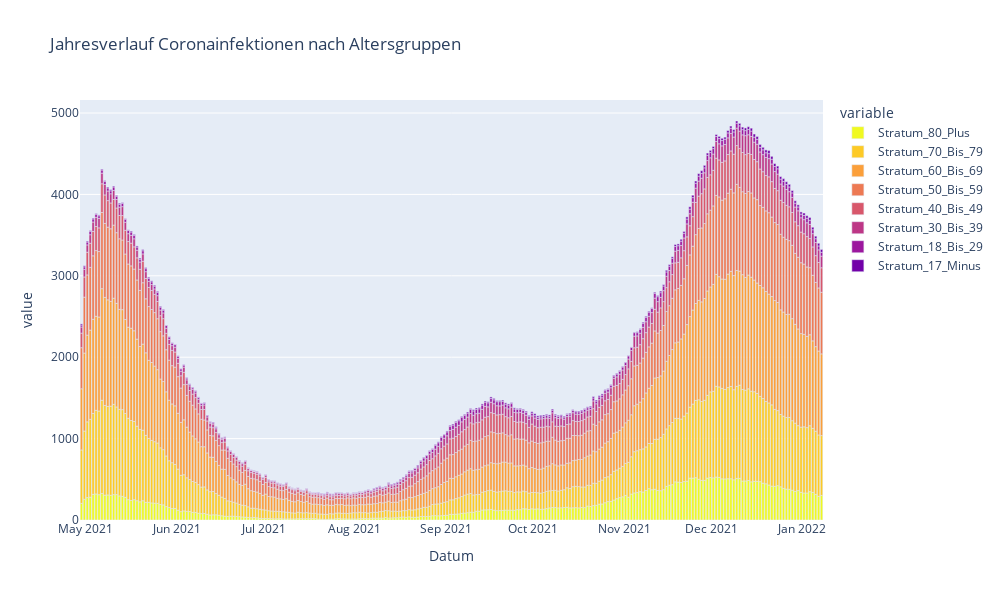
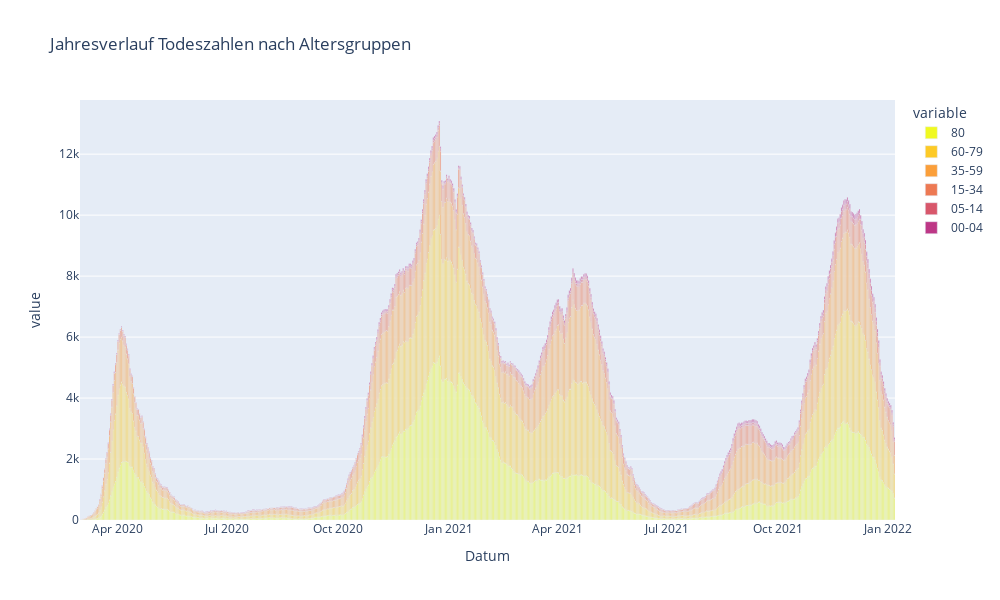
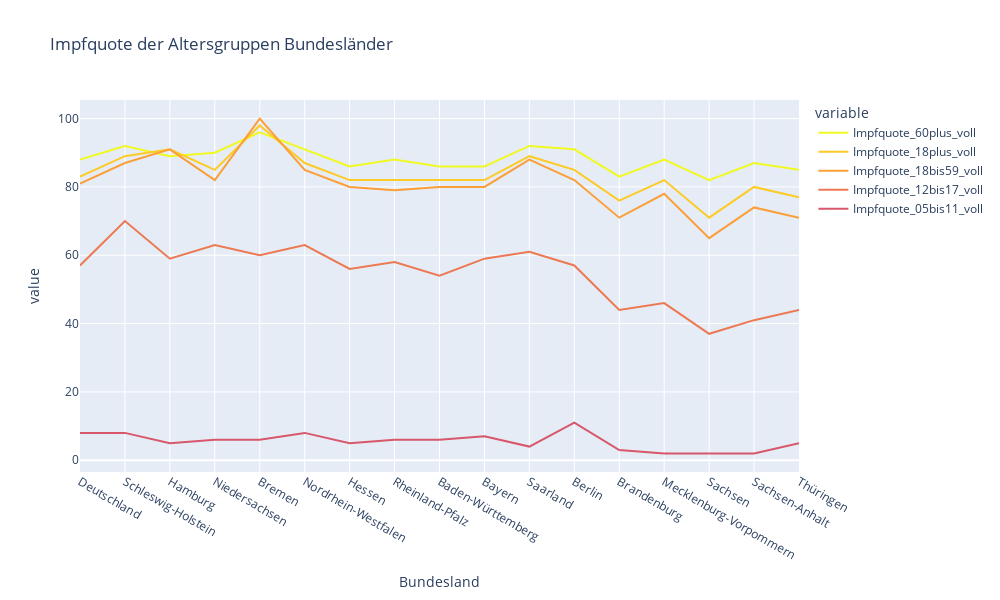

Notebook source saved alongside these figures, in order:
### Code cell
#Corona allgemein Deutschland 

#Jahresverlauf Corona
fig1 = px.bar(de_altersstruktur_data, x="Datum", y=['Stratum_80_Plus', 'Stratum_70_Bis_79', 'Stratum_60_Bis_69', 'Stratum_50_Bis_59', 'Stratum_40_Bis_49', 'Stratum_30_Bis_39', 'Stratum_18_Bis_29', 'Stratum_17_Minus'], 
                color_discrete_sequence= px.colors.sequential.Plasma_r,
                title="Jahresverlauf Coronainfektionen nach Altersgruppen", height=600, width=1000)
fig1.show()

#Jahresverlauf Todeszahlen
fig2 = px.bar(de_hospi_data, x="Datum", y=['80', '60-79', '35-59', '15-34', '05-14', '00-04'], 
                color_discrete_sequence= px.colors.sequential.Plasma_r,
                title="Jahresverlauf Todeszahlen nach Altersgruppen", height=600, width=1000)
fig2.show()

#Impfquote Bundesländer
fig3 = px.line(bl_impfungen_data, x="Bundesland", y=['Impfquote_60plus_voll', 'Impfquote_18plus_voll', 'Impfquote_18bis59_voll', 'Impfquote_12bis17_voll', 'Impfquote_05bis11_voll'], 
                color_discrete_sequence= px.colors.sequential.Plasma_r,
                title="Impfquote der Altersgruppen Bundesländer", height=600, width=1000)
fig3.show()

### Figure 1 — Plotly figure (JSON) as saved in the notebook; plotly's stock layout.template omitted (floating-point values rounded to 4 significant figures; data arrays with more than 128 entries replaced by an {"elided": "..."} marker saying what was removed)
{"data": [{"alignmentgroup": "True", "hovertemplate": "variable=Stratum_80_Plus<br>Datum=%{x}<br>value=%{y}<extra></extra>", "legendgroup": "Stratum_80_Plus", "marker": {"color": "#f0f921", "pattern": {"shape": ""}}, "name": "Stratum_80_Plus", "offsetgroup": "Stratum_80_Plus", "orientation": "v", "showlegend": true, "textposition": "auto", "type": "bar", "x": {"elided": "254 str values"}, "xaxis": "x", "y": {"elided": "254 int values"}, "yaxis": "y"}, {"alignmentgroup": "True", "hovertemplate": "variable=Stratum_70_Bis_79<br>Datum=%{x}<br>value=%{y}<extra></extra>", "legendgroup": "Stratum_70_Bis_79", "marker": {"color": "#fdca26", "pattern": {"shape": ""}}, "name": "Stratum_70_Bis_79", "offsetgroup": "Stratum_70_Bis_79", "orientation": "v", "showlegend": true, "textposition": "auto", "type": "bar", "x": {"elided": "254 str values"}, "xaxis": "x", "y": {"elided": "254 int values"}, "yaxis": "y"}, {"alignmentgroup": "True", "hovertemplate": "variable=Stratum_60_Bis_69<br>Datum=%{x}<br>value=%{y}<extra></extra>", "legendgroup": "Stratum_60_Bis_69", "marker": {"color": "#fb9f3a", "pattern": {"shape": ""}}, "name": "Stratum_60_Bis_69", "offsetgroup": "Stratum_60_Bis_69", "orientation": "v", "showlegend": true, "textposition": "auto", "type": "bar", "x": {"elided": "254 str values"}, "xaxis": "x", "y": {"elided": "254 int values"}, "yaxis": "y"}, {"alignmentgroup": "True", "hovertemplate": "variable=Stratum_50_Bis_59<br>Datum=%{x}<br>value=%{y}<extra></extra>", "legendgroup": "Stratum_50_Bis_59", "marker": {"color": "#ed7953", "pattern": {"shape": ""}}, "name": "Stratum_50_Bis_59", "offsetgroup": "Stratum_50_Bis_59", "orientation": "v", "showlegend": true, "textposition": "auto", "type": "bar", "x": {"elided": "254 str values"}, "xaxis": "x", "y": {"elided": "254 int values"}, "yaxis": "y"}, {"alignmentgroup": "True", "hovertemplate": "variable=Stratum_40_Bis_49<br>Datum=%{x}<br>value=%{y}<extra></extra>", "legendgroup": "Stratum_40_Bis_49", "marker": {"color": "#d8576b", "pattern": {"shape": ""}}, "name": "Stratum_40_Bis_49", "offsetgroup": "Stratum_40_Bis_49", "orientation": "v", "showlegend": true, "textposition": "auto", "type": "bar", "x": {"elided": "254 str values"}, "xaxis": "x", "y": {"elided": "254 int values"}, "yaxis": "y"}, {"alignmentgroup": "True", "hovertemplate": "variable=Stratum_30_Bis_39<br>Datum=%{x}<br>value=%{y}<extra></extra>", "legendgroup": "Stratum_30_Bis_39", "marker": {"color": "#bd3786", "pattern": {"shape": ""}}, "name": "Stratum_30_Bis_39", "offsetgroup": "Stratum_30_Bis_39", "orientation": "v", "showlegend": true, "textposition": "auto", "type": "bar", "x": {"elided": "254 str values"}, "xaxis": "x", "y": {"elided": "254 int values"}, "yaxis": "y"}, {"alignmentgroup": "True", "hovertemplate": "variable=Stratum_18_Bis_29<br>Datum=%{x}<br>value=%{y}<extra></extra>", "legendgroup": "Stratum_18_Bis_29", "marker": {"color": "#9c179e", "pattern": {"shape": ""}}, "name": "Stratum_18_Bis_29", "offsetgroup": "Stratum_18_Bis_29", "orientation": "v", "showlegend": true, "textposition": "auto", "type": "bar", "x": {"elided": "254 str values"}, "xaxis": "x", "y": {"elided": "254 int values"}, "yaxis": "y"}, {"alignmentgroup": "True", "hovertemplate": "variable=Stratum_17_Minus<br>Datum=%{x}<br>value=%{y}<extra></extra>", "legendgroup": "Stratum_17_Minus", "marker": {"color": "#7201a8", "pattern": {"shape": ""}}, "name": "Stratum_17_Minus", "offsetgroup": "Stratum_17_Minus", "orientation": "v", "showlegend": true, "textposition": "auto", "type": "bar", "x": {"elided": "254 str values"}, "xaxis": "x", "y": {"elided": "254 int values"}, "yaxis": "y"}], "layout": {"barmode": "relative", "height": 600, "legend": {"title": {"text": "variable"}, "tracegroupgap": 0}, "title": {"text": "Jahresverlauf Coronainfektionen nach Altersgruppen"}, "width": 1000, "xaxis": {"anchor": "y", "autorange": true, "domain": [0, 1], "range": ["2021-04-29 00:15", "2022-01-08 00:15"], "title": {"text": "Datum"}, "type": "date"}, "yaxis": {"anchor": "x", "autorange": true, "domain": [0, 1], "range": [0, 5160], "title": {"text": "value"}, "type": "linear"}}}

### Figure 2 — Plotly figure (JSON) as saved in the notebook; plotly's stock layout.template omitted (floating-point values rounded to 4 significant figures; data arrays with more than 128 entries replaced by an {"elided": "..."} marker saying what was removed)
{"data": [{"alignmentgroup": "True", "hovertemplate": "variable=80<br>Datum=%{x}<br>value=%{y}<extra></extra>", "legendgroup": "80", "marker": {"color": "#f0f921", "pattern": {"shape": ""}}, "name": "80", "offsetgroup": "80", "orientation": "v", "showlegend": true, "textposition": "auto", "type": "bar", "x": {"elided": "677 str values"}, "xaxis": "x", "y": {"elided": "677 int values"}, "yaxis": "y"}, {"alignmentgroup": "True", "hovertemplate": "variable=60-79<br>Datum=%{x}<br>value=%{y}<extra></extra>", "legendgroup": "60-79", "marker": {"color": "#fdca26", "pattern": {"shape": ""}}, "name": "60-79", "offsetgroup": "60-79", "orientation": "v", "showlegend": true, "textposition": "auto", "type": "bar", "x": {"elided": "677 str values"}, "xaxis": "x", "y": {"elided": "677 int values"}, "yaxis": "y"}, {"alignmentgroup": "True", "hovertemplate": "variable=35-59<br>Datum=%{x}<br>value=%{y}<extra></extra>", "legendgroup": "35-59", "marker": {"color": "#fb9f3a", "pattern": {"shape": ""}}, "name": "35-59", "offsetgroup": "35-59", "orientation": "v", "showlegend": true, "textposition": "auto", "type": "bar", "x": {"elided": "677 str values"}, "xaxis": "x", "y": {"elided": "677 int values"}, "yaxis": "y"}, {"alignmentgroup": "True", "hovertemplate": "variable=15-34<br>Datum=%{x}<br>value=%{y}<extra></extra>", "legendgroup": "15-34", "marker": {"color": "#ed7953", "pattern": {"shape": ""}}, "name": "15-34", "offsetgroup": "15-34", "orientation": "v", "showlegend": true, "textposition": "auto", "type": "bar", "x": {"elided": "677 str values"}, "xaxis": "x", "y": {"elided": "677 int values"}, "yaxis": "y"}, {"alignmentgroup": "True", "hovertemplate": "variable=05-14<br>Datum=%{x}<br>value=%{y}<extra></extra>", "legendgroup": "05-14", "marker": {"color": "#d8576b", "pattern": {"shape": ""}}, "name": "05-14", "offsetgroup": "05-14", "orientation": "v", "showlegend": true, "textposition": "auto", "type": "bar", "x": {"elided": "677 str values"}, "xaxis": "x", "y": {"elided": "677 int values"}, "yaxis": "y"}, {"alignmentgroup": "True", "hovertemplate": "variable=00-04<br>Datum=%{x}<br>value=%{y}<extra></extra>", "legendgroup": "00-04", "marker": {"color": "#bd3786", "pattern": {"shape": ""}}, "name": "00-04", "offsetgroup": "00-04", "orientation": "v", "showlegend": true, "textposition": "auto", "type": "bar", "x": {"elided": "677 str values"}, "xaxis": "x", "y": {"elided": "677 int values"}, "yaxis": "y"}], "layout": {"barmode": "relative", "height": 600, "legend": {"title": {"text": "variable"}, "tracegroupgap": 0}, "title": {"text": "Jahresverlauf Todeszahlen nach Altersgruppen"}, "width": 1000, "xaxis": {"anchor": "y", "autorange": true, "domain": [0, 1], "range": ["2020-02-29 12:00", "2022-01-06 12:00"], "title": {"text": "Datum"}, "type": "date"}, "yaxis": {"anchor": "x", "autorange": true, "domain": [0, 1], "range": [0, 13780.0], "title": {"text": "value"}, "type": "linear"}}}

### Figure 3 — Plotly figure (JSON) as saved in the notebook; plotly's stock layout.template omitted (floating-point values rounded to 4 significant figures)
{"data": [{"hovertemplate": "variable=Impfquote_60plus_voll<br>Bundesland=%{x}<br>value=%{y}<extra></extra>", "legendgroup": "Impfquote_60plus_voll", "line": {"color": "#f0f921", "dash": "solid"}, "marker": {"symbol": "circle"}, "mode": "lines", "name": "Impfquote_60plus_voll", "orientation": "v", "showlegend": true, "type": "scatter", "x": ["Deutschland", "Schleswig-Holstein", "Hamburg", "Niedersachsen", "Bremen", "Nordrhein-Westfalen", "Hessen", "Rheinland-Pfalz", "Baden-Württemberg", "Bayern", "Saarland", "Berlin", "Brandenburg", "Mecklenburg-Vorpommern", "Sachsen", "Sachsen-Anhalt", "Thüringen"], "xaxis": "x", "y": [88, 92, 89, 90, 96, 91, 86, 88, 86, 86, 92, 91, 83, 88, 82, 87, 85], "yaxis": "y"}, {"hovertemplate": "variable=Impfquote_18plus_voll<br>Bundesland=%{x}<br>value=%{y}<extra></extra>", "legendgroup": "Impfquote_18plus_voll", "line": {"color": "#fdca26", "dash": "solid"}, "marker": {"symbol": "circle"}, "mode": "lines", "name": "Impfquote_18plus_voll", "orientation": "v", "showlegend": true, "type": "scatter", "x": ["Deutschland", "Schleswig-Holstein", "Hamburg", "Niedersachsen", "Bremen", "Nordrhein-Westfalen", "Hessen", "Rheinland-Pfalz", "Baden-Württemberg", "Bayern", "Saarland", "Berlin", "Brandenburg", "Mecklenburg-Vorpommern", "Sachsen", "Sachsen-Anhalt", "Thüringen"], "xaxis": "x", "y": [83, 89, 91, 85, 98, 87, 82, 82, 82, 82, 89, 85, 76, 82, 71, 80, 77], "yaxis": "y"}, {"hovertemplate": "variable=Impfquote_18bis59_voll<br>Bundesland=%{x}<br>value=%{y}<extra></extra>", "legendgroup": "Impfquote_18bis59_voll", "line": {"color": "#fb9f3a", "dash": "solid"}, "marker": {"symbol": "circle"}, "mode": "lines", "name": "Impfquote_18bis59_voll", "orientation": "v", "showlegend": true, "type": "scatter", "x": ["Deutschland", "Schleswig-Holstein", "Hamburg", "Niedersachsen", "Bremen", "Nordrhein-Westfalen", "Hessen", "Rheinland-Pfalz", "Baden-Württemberg", "Bayern", "Saarland", "Berlin", "Brandenburg", "Mecklenburg-Vorpommern", "Sachsen", "Sachsen-Anhalt", "Thüringen"], "xaxis": "x", "y": [81, 87, 91, 82, 100, 85, 80, 79, 80, 80, 88, 82, 71, 78, 65, 74, 71], "yaxis": "y"}, {"hovertemplate": "variable=Impfquote_12bis17_voll<br>Bundesland=%{x}<br>value=%{y}<extra></extra>", "legendgroup": "Impfquote_12bis17_voll", "line": {"color": "#ed7953", "dash": "solid"}, "marker": {"symbol": "circle"}, "mode": "lines", "name": "Impfquote_12bis17_voll", "orientation": "v", "showlegend": true, "type": "scatter", "x": ["Deutschland", "Schleswig-Holstein", "Hamburg", "Niedersachsen", "Bremen", "Nordrhein-Westfalen", "Hessen", "Rheinland-Pfalz", "Baden-Württemberg", "Bayern", "Saarland", "Berlin", "Brandenburg", "Mecklenburg-Vorpommern", "Sachsen", "Sachsen-Anhalt", "Thüringen"], "xaxis": "x", "y": [57, 70, 59, 63, 60, 63, 56, 58, 54, 59, 61, 57, 44, 46, 37, 41, 44], "yaxis": "y"}, {"hovertemplate": "variable=Impfquote_05bis11_voll<br>Bundesland=%{x}<br>value=%{y}<extra></extra>", "legendgroup": "Impfquote_05bis11_voll", "line": {"color": "#d8576b", "dash": "solid"}, "marker": {"symbol": "circle"}, "mode": "lines", "name": "Impfquote_05bis11_voll", "orientation": "v", "showlegend": true, "type": "scatter", "x": ["Deutschland", "Schleswig-Holstein", "Hamburg", "Niedersachsen", "Bremen", "Nordrhein-Westfalen", "Hessen", "Rheinland-Pfalz", "Baden-Württemberg", "Bayern", "Saarland", "Berlin", "Brandenburg", "Mecklenburg-Vorpommern", "Sachsen", "Sachsen-Anhalt", "Thüringen"], "xaxis": "x", "y": [8, 8, 5, 6, 6, 8, 5, 6, 6, 7, 4, 11, 3, 2, 2, 2, 5], "yaxis": "y"}], "layout": {"height": 600, "legend": {"title": {"text": "variable"}, "tracegroupgap": 0}, "title": {"text": "Impfquote der Altersgruppen Bundesländer"}, "width": 1000, "xaxis": {"anchor": "y", "autorange": true, "domain": [0, 1], "range": [0, 16], "title": {"text": "Bundesland"}, "type": "category"}, "yaxis": {"anchor": "x", "autorange": true, "domain": [0, 1], "range": [-3.444, 105.4], "title": {"text": "value"}, "type": "linear"}}}
